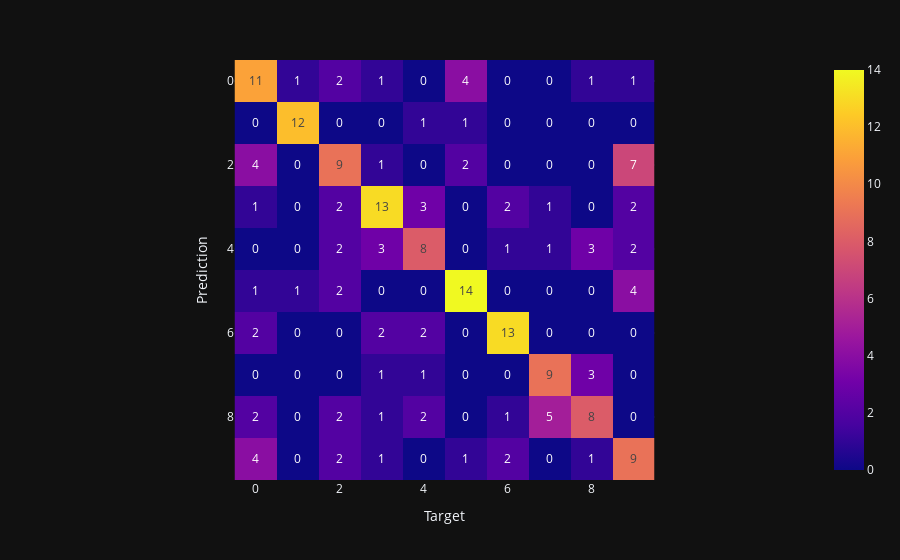

The cell this chart's notebook holds for it:
### Code cell
decision_y_test = decision_model.predict(X_test)

@score_for('DecisionTree', 'test')
@time_for('DecisionTree', 'test')
def test_decision():
    return f1_score(decision_y_test, y_test, average='macro')

print(
    "F1-мера для тестовых данных с помощью "
    "DecisionTreeClassifier:", test_decision(),
)
draw_conf_matrix(y_test, decision_y_test)

### Figure 1 — Plotly figure (JSON) as saved in the notebook; plotly's stock layout.template omitted (floating-point values rounded to 4 significant figures)
{"data": [{"coloraxis": "coloraxis", "name": "0", "texttemplate": "%{z}", "z": [[11, 1, 2, 1, 0, 4, 0, 0, 1, 1], [0, 12, 0, 0, 1, 1, 0, 0, 0, 0], [4, 0, 9, 1, 0, 2, 0, 0, 0, 7], [1, 0, 2, 13, 3, 0, 2, 1, 0, 2], [0, 0, 2, 3, 8, 0, 1, 1, 3, 2], [1, 1, 2, 0, 0, 14, 0, 0, 0, 4], [2, 0, 0, 2, 2, 0, 13, 0, 0, 0], [0, 0, 0, 1, 1, 0, 0, 9, 3, 0], [2, 0, 2, 1, 2, 0, 1, 5, 8, 0], [4, 0, 2, 1, 0, 1, 2, 0, 1, 9]], "type": "heatmap", "xaxis": "x", "yaxis": "y", "hovertemplate": "x: %{x}<br>y: %{y}<br>color: %{z}<extra></extra>"}], "layout": {"xaxis": {"anchor": "y", "domain": [0.0, 1.0], "scaleanchor": "y", "constrain": "domain", "title": {"text": "Target"}}, "yaxis": {"anchor": "x", "domain": [0.0, 1.0], "autorange": "reversed", "constrain": "domain", "title": {"text": "Prediction"}}, "coloraxis": {"colorscale": [[0.0, "#0d0887"], [0.1111, "#46039f"], [0.2222, "#7201a8"], [0.3333, "#9c179e"], [0.4444, "#bd3786"], [0.5556, "#d8576b"], [0.6667, "#ed7953"], [0.7778, "#fb9f3a"], [0.8889, "#fdca26"], [1.0, "#f0f921"]]}, "margin": {"t": 60}}}
